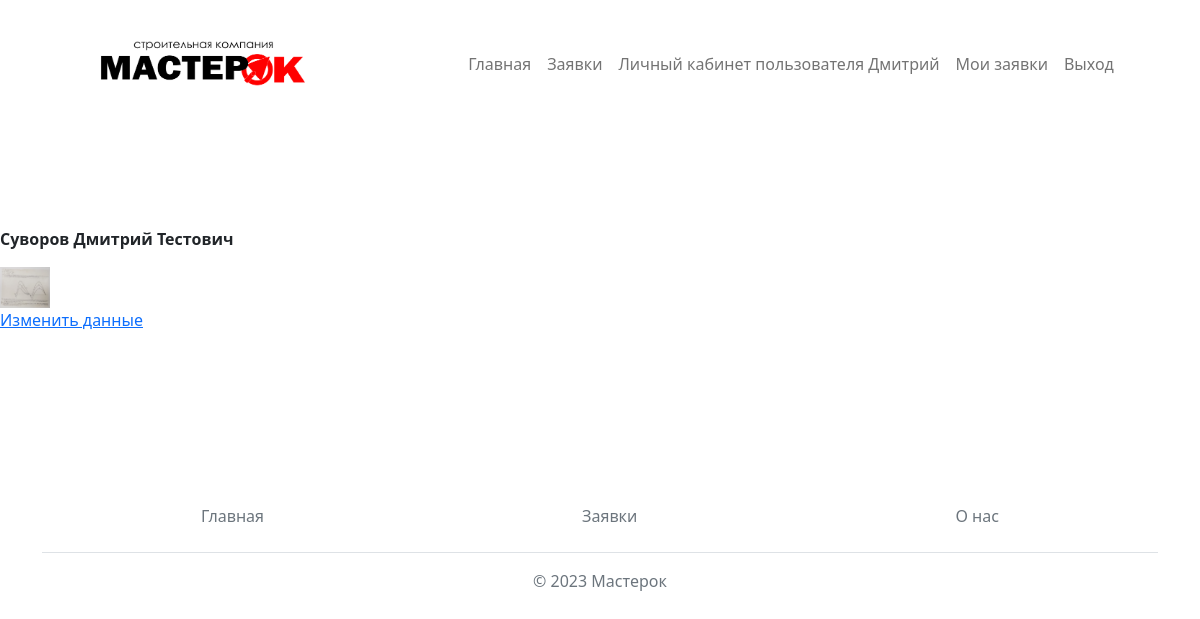
Screenshot of /user_page/ (signed in) with the database file from the repository.
### firstapp/models.py (models this page shows, shortened)
class Person(models.Model):
    user = models.OneToOneField(User, on_delete=models.CASCADE)
    patronomyc = models.CharField(max_length=25, verbose_name="Отчество")
    person_pic = models.ImageField(upload_to='media/images/users/',blank=True, null=True)

### firstapp/views.py (the view)
# urls.py: path('user_page/', views.ShowUserPageView.as_view(), name="user_page"),
class ShowUserPageView(DetailView):
    model = Person
    template_name = 'registration/user_page.html'
    def get_object(self):
        try:
            person = Person.objects.get(user=self.request.user.id)
        except:
            person = None
        return person

### firstapp/templates/registration/user_page.html
{% extends "base_generic.html" %}
{% load static %}
{% block content %}
<div class="card-body">
    <p><strong>{{request.user.last_name}} {{request.user.first_name}} {% if person.patronomyc %}{{person.patronomyc}}{% endif %}</strong></p>
    {% if person.person_pic %}
    <img width="50" src="{{person.person_pic.url}}" alt="">
    {% endif %}
</div>
<a href="{% url 'user_update_page' %}">Изменить данные</a>
{% endblock %}

### firstapp/templates/base_generic.html (shortened to what this page needs)
{% load static %}
<!DOCTYPE html>
<html lang="ru">
<head>
    <link href="https://cdn.jsdelivr.net/npm/bootstrap@5.2.3/dist/css/bootstrap.min.css" rel="stylesheet"
>
    <link rel="stylesheet" href="{% static 'css/style.css' %}">
</head>
<body>
<nav class="navbar navbar-expand-lg ">
    <div class="container-fluid navig">
        <div class="collapse navbar-collapse" id="navbarText">
            <img src="{% static 'images/logo.jpg' %}" class="logotip">
            <ul class="navbar-nav me-auto mb-2 mb-lg-0" id="ulik">
                <li class="nav-item">
                    <a class="nav-link" aria-current="page" href="{% url 'main' %}">Главная</a>
                </li>
                <li class="nav-item">
                    <a class="nav-link " href="#">Заявки</a>
                </li>
                {% if user.is_authenticated %}
                <a class="nav-link" href="{% url 'user_page' %}">Личный кабинет пользователя {{ user.first_name }}</a>
                <li>
                    <a class="nav-link" href="">Мои заявки</a>
                </li>
                <li>
                    <a class="nav-link" href="{% url 'logout' %}">Выход</a>
                </li>
                {% else %}
                <li>
                    <a class="nav-link" href="{% url 'login' %}">Войти</a>
                </li>
                {% endif %}
            </ul>
        </div>
    </div>
</nav>
<div class="main">
    {% block content %}{% endblock %}
</div>
<div class="container  mt-5">
    <footer class="py-3 my-4">
        <ul class="nav justify-content-center border-bottom pb-3 mb-3">
            <li class="nav-item"><a href="#" class="nav-link px-2 text-muted">Главная</a></li>
            <li class="nav-item"><a href="#" class="nav-link px-2 text-muted">Заявки</a></li>
            <li class="nav-item"><a href="#" class="nav-link px-2 text-muted">О нас</a></li>
        </ul>
        <p class="text-center text-muted">© 2023 Мастерок</p>
    </footer>
</div>

### firstapp/static/css/style.css (style rules this page uses)
* { margin: 0 auto; }
.logotip { width:250px; }
.main { padding: 100px 0; max-width: 1200px; }

### rows the page displays
Person: patronomyc "Тестович", person_pic (picture)

### other values shown
{{ user.first_name }} "Дмитрий"
{{ request.user.last_name }} "Суворов"
{{ request.user.first_name }} "Дмитрий"
